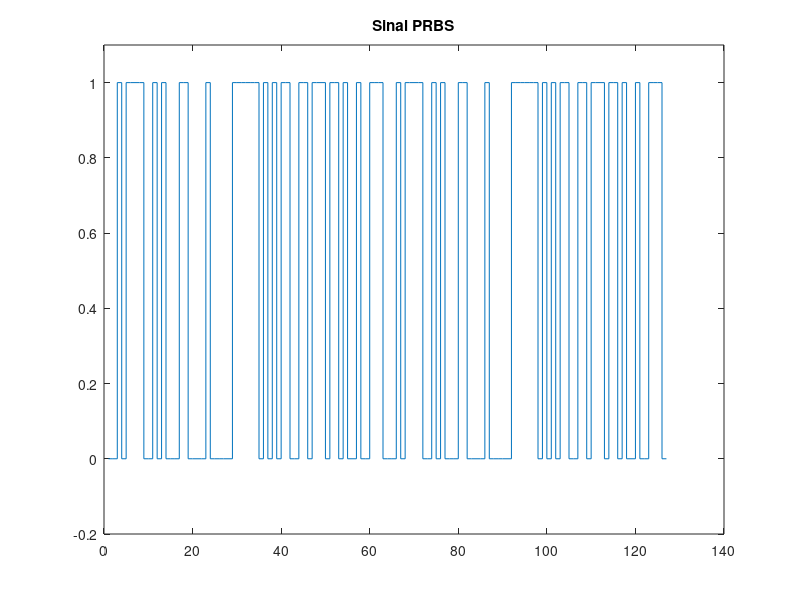
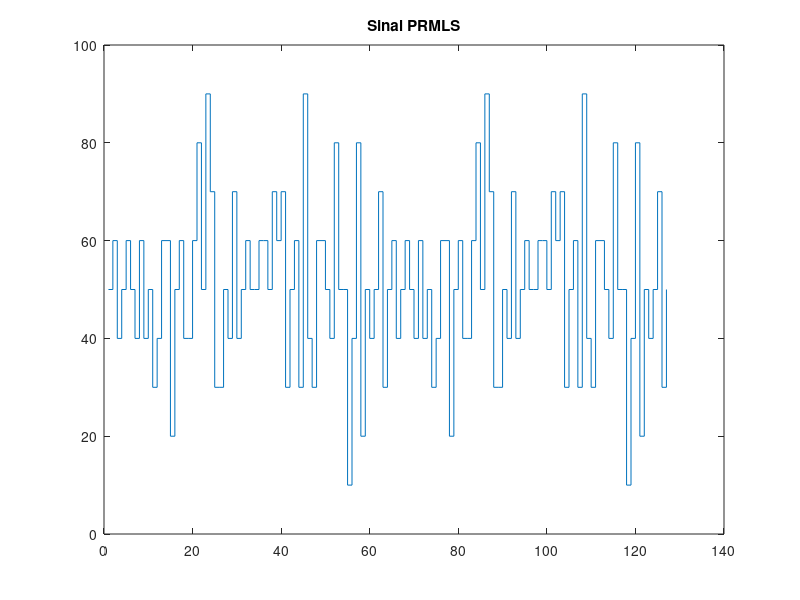
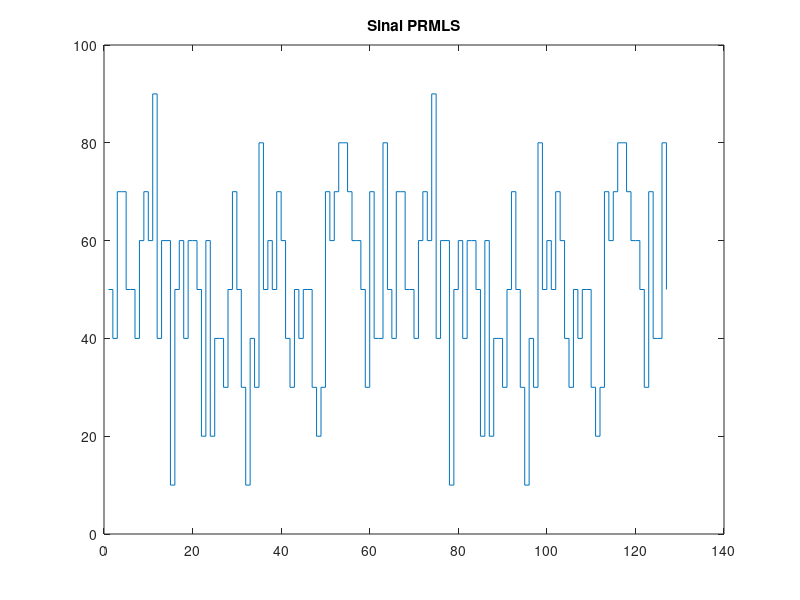

These charts were generated, in order, by the following MATLAB code:
%Autor: Lucas Raduy Gomes de Camargo
% Código adptado para a planta de vazão e pH. 

P=7;                            %Sequencia PRBS
L=(2^P)-1;                      %tamanho do vetor necessario para criar o PRBS
O=10;

x=randi([0,1],P,O);
x=[x;zeros(L-P,O)];             %Deixa o vetor do tamanho necessario para a gereação do sinal
xorOut=0;

for i=1:L
    x=circshift(x,1);           %Desloca o vetor
    for j=1:O
        xorOut=xor(x((7),j),x((6),j));    %Aplica a operação xor nos bits corretos para um PRBS15
        
        x(1,j)=xorOut;                %substitui a primeira posição do vetor com o valor calculado pela operação XOR
    end
end
prbs=x;
x_norm=(prbs).*(10);
figure
stairs(prbs(:,1))
ylim([-0.2 1.1])
title('Sinal PRBS')                                 
t = linspace(5,1.5e3,127)';                % Adptação no vetor tempo para garantir a estabilização do sinal da planta quando submetida a uma mudança de amplitude do sinal.
t = (t) + 5*rand(length(prbs),1);
x_duplo2=[t,prbs];                         % Adaptação no formato em que os dados serão salvos. 
csvwrite('sigControl.data',x_duplo2);

%%


fprintf('Média: %f \n',mean(x));
fprintf('Variância: %f \n',var(x));

% Código para a geração do Sinal PRMLS

x_norm=(x).*(10);
x=sum(x_norm,2);
lim_inf = 10;
lim_sup = 15;
t = linspace(5,1.5e3,127)';
t = (t) + 5*rand(length(x),1);
x_duplo=[t,x];
csvwrite('sigControl.data',x_duplo);
csvwrite('sigControl_PRMLS.csv',x_duplo);

figure
stairs(x)
ylim([0 100])
title('Sinal PRMLS')



%% Autor: Lucas Raduy Gomes de Camargo
% Código adptado para a planta de vazão e pH.

P=7;                            %Sequencia PRMLS
L=(2^P)-1;                      %tamanho do vetor necessario para criar o PRMLS
O=10;

x=randi([0,1],P,O);
x=[x;zeros(L-P,O)];             %Deixa o vetor do tamanho necessario para a gereação do sinal
xorOut=0;

for i=1:L
    x=circshift(x,1);           %Desloca o vetor
    for j=1:O
        xorOut=xor(x((7),j),x((6),j));    %Aplica a operação xor nos bits corretos para um PRMLS15

        x(1,j)=xorOut;                %substitui a primeira posição do vetor com o valor calculado pela operação XOR
    end
end

fprintf('Média: %f \n',mean(x));
fprintf('Variância: %f \n',var(x));

% Código para a geração do Sinal PRMLS

x_norm=(x).*(10);
x=sum(x_norm,2);
lim_inf = 10;
lim_sup = 15;
t = linspace(5,1.5e3,127)';
t = (t) + 5*rand(length(x),1);
x_duplo=[t,x];
csvwrite('sigControl.data',x_duplo);
csvwrite('sigControl_PRMLS.csv',x_duplo);

figure
stairs(x)
ylim([0 100])
title('Sinal PRMLS')